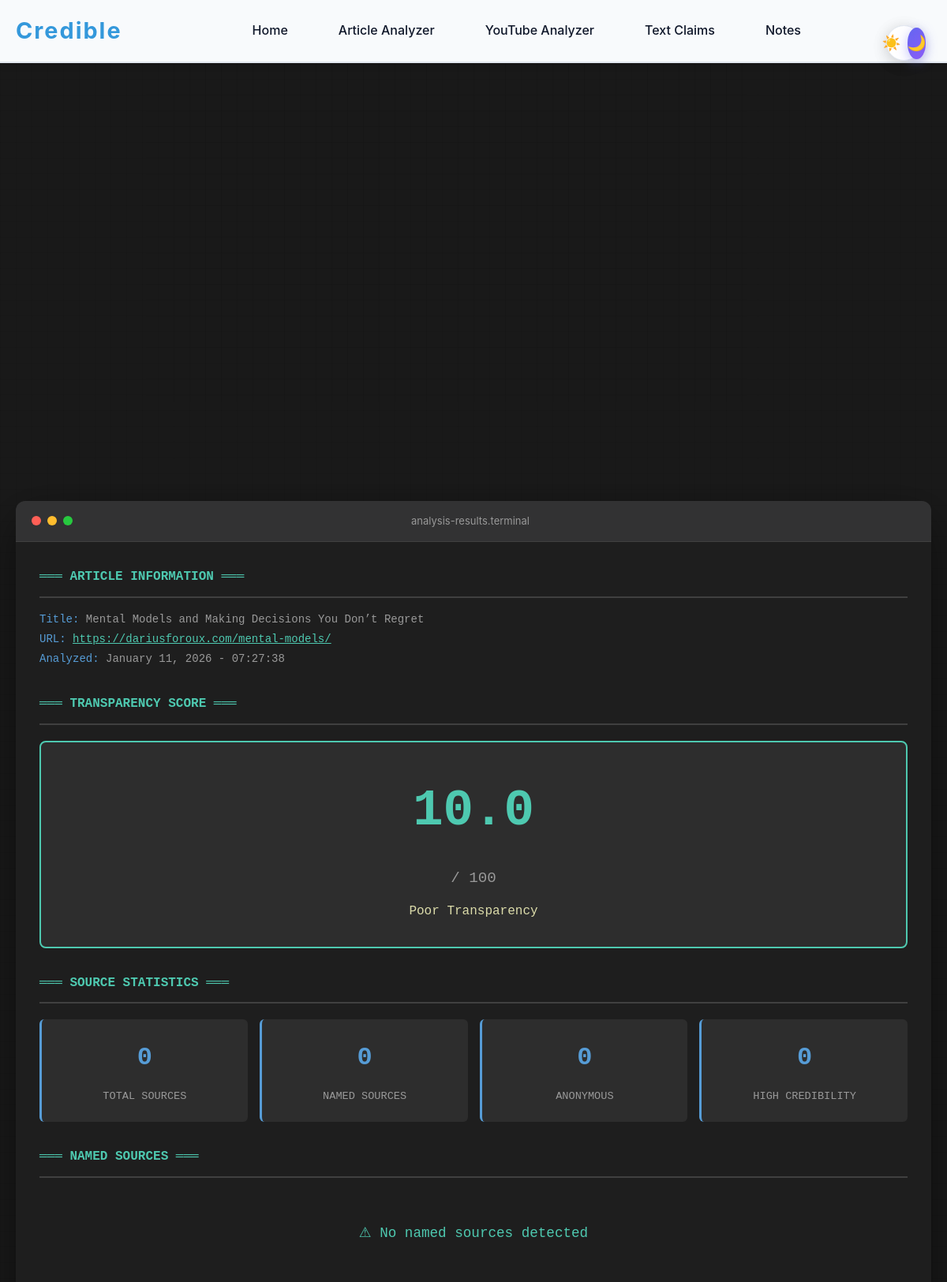
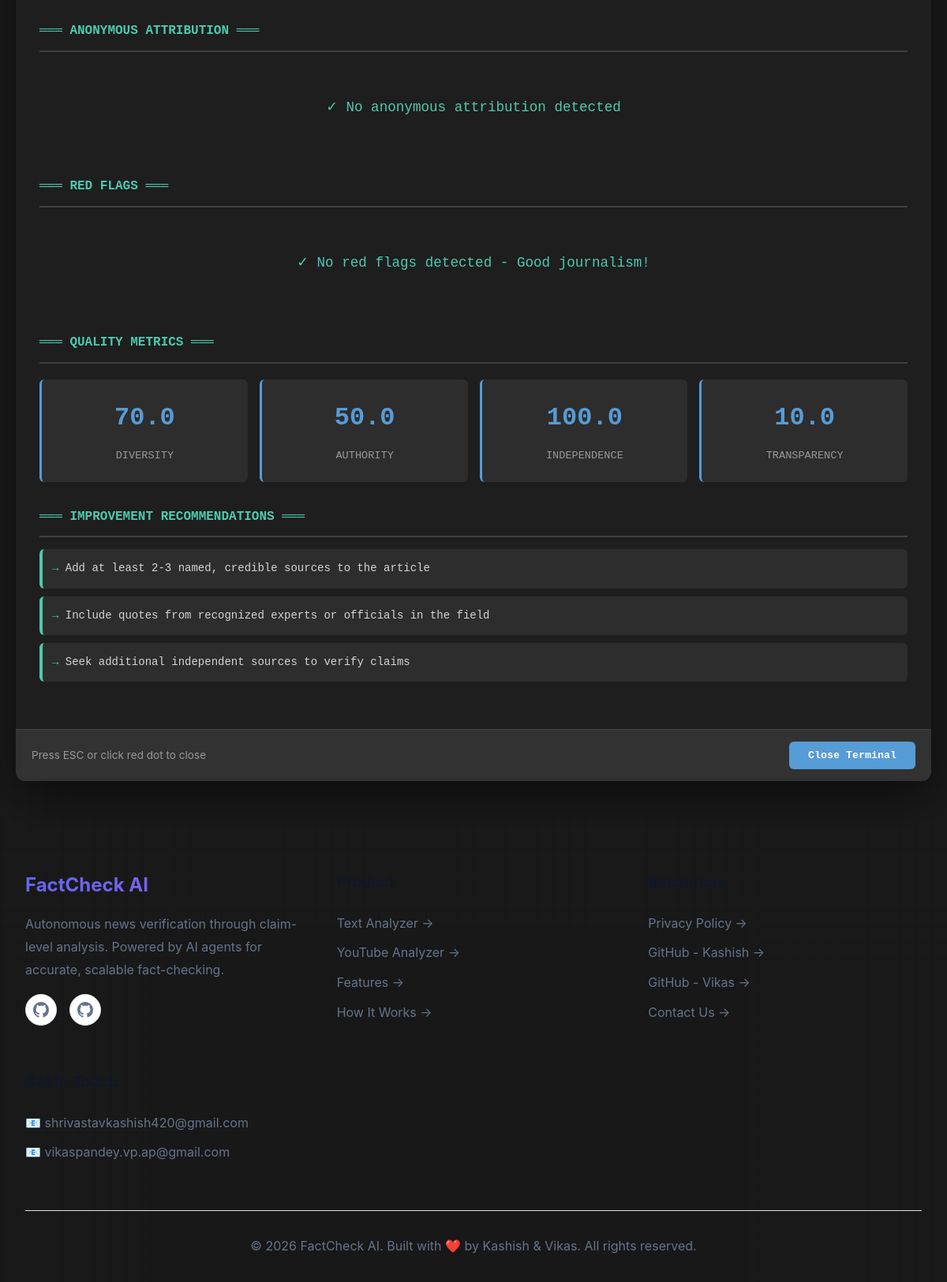
The app's page /analyzer/results/6/ with its own data (2 pictures, top to bottom).
### analyzer/models.py (models this page shows, shortened)
class Article(models.Model):
    title = models.CharField(max_length=500)
    content = models.TextField()
    url = models.URLField(max_length=1000, blank=True, null=True)
    named_sources = models.JSONField(default=list)
    anonymous_phrases = models.JSONField(default=list)
    unique_source_count = models.IntegerField(default=0)
    transparency_score = models.FloatField(default=0.0)
    red_flags = models.JSONField(default=list)
    source_breakdown = models.JSONField(default=dict)
    attribution_patterns = models.JSONField(default=dict)
    analyzed_at = models.DateTimeField(default=timezone.now)
    created_at = models.DateTimeField(auto_now_add=True)
    updated_at = models.DateTimeField(auto_now=True)
    class Meta:
        ordering = ['-analyzed_at']
        verbose_name = 'Article Analysis'
        verbose_name_plural = 'Article Analyses'

### analyzer/views.py (the view)
# urls.py: path('results/<int:article_id>/', views.results, name='results'),
def results(request, article_id):
    article = get_object_or_404(Article, id=article_id)
    score = article.transparency_score
    if score >= 70:
        score_color = 'success'
        score_label = 'Excellent'
    elif score >= 40:
        score_color = 'warning'
        score_label = 'Moderate'
    else:
        score_color = 'danger'
        score_label = 'Poor'
    return render(request, 'results.html', {
        'article': article,
        'score_color': score_color,
        'score_label': score_label
    })

### analyzer/templates/results.html (shortened to what this page needs)
{% extends 'base.html' %}
{% load static %}
{% block content %}
<div class="results-wrapper">
    <div class="terminal-window">
        <div class="terminal-header">
            <div class="terminal-controls">
                <div class="terminal-dot dot-red" onclick="window.location.href='{% url 'analyzer' %}'"></div>
                <div class="terminal-dot dot-yellow"></div>
                <div class="terminal-dot dot-green"></div>
            </div>
            <div class="terminal-title">analysis-results.terminal</div>
        </div>
        <div class="terminal-body">
            <div class="terminal-section">
                <div class="section-header">═══ ARTICLE INFORMATION ═══</div>
                <div style="color: #999;">
                    <div><span style="color: #569cd6;">Title:</span> {{ article.title }}</div>
                    <div><span style="color: #569cd6;">URL:</span>
                        {% if article.url %}
                            <a href="{{ article.url }}" target="_blank" style="color: #4ec9b0;">{{ article.url }}</a>
                        {% else %}
                            N/A
                        {% endif %}
                    </div>
                    <div><span style="color: #569cd6;">Analyzed:</span> {{ article.analyzed_at|date:"F d, Y - H:i:s" }}</div>
                </div>
            </div>
            <div class="terminal-section">
                <div class="section-header">═══ TRANSPARENCY SCORE ═══</div>
                <div class="score-display">
                    <div class="score-number">{{ article.transparency_score }}</div>
                    <div class="score-label">/ 100</div>
                    <div class="score-verdict">{{ score_label }} Transparency</div>
                </div>
            </div>
            <div class="terminal-section">
                <div class="section-header">═══ SOURCE STATISTICS ═══</div>
                <div class="stat-grid">
                    <div class="stat-box">
                        <div class="stat-value">{{ article.source_breakdown.total_sources }}</div>
                        <div class="stat-name">Total Sources</div>
                    </div>
                    <div class="stat-box">
                        <div class="stat-value">{{ article.source_breakdown.named_count }}</div>
                        <div class="stat-name">Named Sources</div>
                    </div>
                    <div class="stat-box">
                        <div class="stat-value">{{ article.source_breakdown.anonymous_count }}</div>
                        <div class="stat-name">Anonymous</div>
                    </div>
                    <div class="stat-box">
                        <div class="stat-value">{{ article.source_breakdown.named_high_credibility }}</div>
                        <div class="stat-name">High Credibility</div>
                    </div>
                </div>
            </div>
            <div class="terminal-section">
                <div class="section-header">═══ NAMED SOURCES ═══</div>
                {% if article.named_sources %}
                    {% for source in article.named_sources %}
                        <div class="source-item">
                            <div class="source-name">{{ source.name }}</div>
                            <div class="source-detail">
                                <div>Position: {{ source.title }}</div>
                                <div>Context: "{{ source.quote_context }}"</div>
                                {% if source.expertise_relevance %}
                                <div style="margin-top: 5px; color: #999;">
                                    Expertise: {{ source.expertise_relevance }}
                                </div>
                                {% endif %}
                            </div>
                            <span class="credibility-tag cred-{{ source.credibility }}">
                                {{ source.credibility }} credibility
                            </span>
                        </div>
                    {% endfor %}
                {% else %}
                    <div class="empty-message">⚠ No named sources detected</div>
                {% endif %}
            </div>
            <div class="terminal-section">
                <div class="section-header">═══ ANONYMOUS ATTRIBUTION ═══</div>
                {% if article.anonymous_phrases %}
                    {% for phrase in article.anonymous_phrases %}
                        <div class="anonymous-item">
                            <div class="anonymous-phrase">
                                → {{ phrase.phrase }}
                                {% if phrase.vagueness_score %}
                                <span style="float: right; color: #dcdcaa; font-size: 0.85rem;">
                                    Vagueness: {{ phrase.vagueness_score }}/10
                                </span>
                                {% endif %}
                            </div>
                            <div class="anonymous-context">...{{ phrase.context }}...</div>
                        </div>
                    {% endfor %}
                {% else %}
                    <div class="empty-message">✓ No anonymous attribution detected</div>
                {% endif %}
            </div>
            <div class="terminal-section">
                <div class="section-header">═══ RED FLAGS ═══</div>
                {% if article.red_flags %}
                    {% for flag in article.red_flags %}
                        <div class="red-flag-item">
                            <div class="flag-header">
                                <span class="flag-severity severity-{{ flag.severity }}">{{ flag.severity }}</span>
                                <span class="flag-name">{{ flag.flag }}</span>
                            </div>
                            <div class="flag-description">
                                {{ flag.description }}
                                {% if flag.recommendation %}
                                <div style="margin-top: 8px; color: #4ec9b0;">
                                    → Fix: {{ flag.recommendation }}
                                </div>
                                {% endif %}
                            </div>
                        </div>
                    {% endfor %}
                {% else %}
                    <div class="empty-message">✓ No red flags detected - Good journalism!</div>
                {% endif %}
            </div>
            {% if article.attribution_patterns.source_quality %}
            <div class="terminal-section">
                <div class="section-header">═══ QUALITY METRICS ═══</div>
                <div class="stat-grid">
                    <div class="stat-box">
                        <div class="stat-value">{{ article.attribution_patterns.source_quality.diversity_score|default:0 }}</div>
                        <div class="stat-name">Diversity</div>
                    </div>
                    <div class="stat-box">
                        <div class="stat-value">{{ article.attribution_patterns.source_quality.authority_score|default:0 }}</div>
                        <div class="stat-name">Authority</div>
                    </div>
                    <div class="stat-box">
                        <div class="stat-value">{{ article.attribution_patterns.source_quality.independence_score|default:0 }}</div>
                        <div class="stat-name">Independence</div>
                    </div>
                    <div class="stat-box">
                        <div class="stat-value">{{ article.attribution_patterns.source_quality.transparency_score|default:0 }}</div>
                        <div class="stat-name">Transparency</div>
                    </div>
                </div>
            </div>
            {% endif %}
            {% if article.attribution_patterns.recommendations %}
            <div class="terminal-section">
                <div class="section-header">═══ IMPROVEMENT RECOMMENDATIONS ═══</div>
                {% for rec in article.attribution_patterns.recommendations %}
                    <div style="background: #2d2d2d; padding: 12px; border-radius: 6px; margin-bottom: 10px; border-left: 4px solid #4ec9b0;">
                        <span style="color: #4ec9b0;">→</span> {{ rec }}
                    </div>
                {% endfor %}
            </div>
            {% endif %}
        </div>
        <div class="terminal-footer">
            <div class="terminal-info">Press ESC or click red dot to close</div>
            <button class="btn-close" onclick="window.location.href='{% url 'analyzer' %}'">
                Close Terminal
            </button>
        </div>
    </div>
</div>
{% endblock %}

### static/css/style.css (style rules this page uses)
:root[data-theme="light"] { --bg-primary: #f5f5f5; --bg-secondary: #ffffff; --text-primary: #2c3e50; --text-secondary: #7f8c8d; --accent-primary: #3498db; --accent-secondary: #2ecc71; --border-color: #dcdcdc; --grid-color: rgba(200, 200, 200, 0.3); --shadow: rgba(0, 0, 0, 0.1); }
* { margin: 0; padding: 0; box-sizing: border-box; }
body { font-family: 'Segoe UI', Tahoma, Geneva, Verdana, sans-serif; background-color: var(--bg-primary); color: var(--text-primary); line-height: 1.6; position: relative; transition: background-color 0.3s ease, color 0.3s ease; }
body::before { content: ''; position: fixed; top: 0; left: 0; width: 100%; height: 100%; background-image: linear-gradient(var(--grid-color) 1px, transparent 1px), linear-gradient(90deg, var(--grid-color) 1px, transparent 1px); background-size: 20px 20px; pointer-events: none; z-index: 0; }

### analyzer/templates/results.html (style rules this page uses)
.results-wrapper { position: fixed; top: 0; left: 0; right: 0; bottom: 0; background: rgba(0, 0, 0, 0.9); display: flex; align-items: center; justify-content: center; padding: 20px; z-index: 1000; animation: fadeIn 0.3s ease; }
.terminal-window { background: #1e1e1e; border-radius: 12px; width: 100%; max-width: 1400px; max-height: 90vh; display: flex; flex-direction: column; box-shadow: 0 20px 60px rgba(0, 0, 0, 0.5); animation: slideUp 0.4s ease; }
.terminal-header { background: #323233; padding: 15px 20px; display: flex; align-items: center; justify-content: space-between; border-bottom: 1px solid #404040; border-radius: 12px 12px 0 0; }
.terminal-controls { display: flex; gap: 8px; }
.terminal-dot { width: 12px; height: 12px; border-radius: 50%; cursor: pointer; }
.dot-red { background: #ff5f56; }
.dot-yellow { background: #ffbd2e; }
.dot-green { background: #27c93f; }
.terminal-title { color: #999; font-size: 13px; flex: 1; text-align: center; }
.terminal-body { flex: 1; padding: 30px; overflow-y: auto; font-family: 'Courier New', monospace; font-size: 14px; line-height: 1.8; color: #d4d4d4; }
.terminal-section { margin-bottom: 30px; }
.section-header { color: #4ec9b0; font-weight: bold; font-size: 16px; margin-bottom: 15px; padding-bottom: 10px; border-bottom: 2px solid #404040; }
.score-display { text-align: center; padding: 30px; margin: 20px 0; background: #2d2d2d; border-radius: 8px; border: 2px solid #4ec9b0; }
.score-number { font-size: 4rem; font-weight: bold; color: #4ec9b0; margin-bottom: 10px; }
.score-label { color: #999; font-size: 1.2rem; }
.score-verdict { color: #dcdcaa; font-size: 1rem; margin-top: 10px; }
.stat-grid { display: grid; grid-template-columns: repeat(4, 1fr); gap: 15px; margin: 20px 0; }
.stat-box { background: #2d2d2d; padding: 20px; border-radius: 6px; text-align: center; border-left: 3px solid #569cd6; }
.stat-value { font-size: 2rem; color: #569cd6; font-weight: bold; }
.stat-name { color: #999; font-size: 0.85rem; margin-top: 8px; text-transform: uppercase; }
.empty-message { text-align: center; padding: 40px; color: #4ec9b0; font-size: 1.1rem; }
.terminal-footer { background: #323233; padding: 15px 20px; border-top: 1px solid #404040; display: flex; justify-content: space-between; align-items: center; border-radius: 0 0 12px 12px; }
.btn-close { background: #569cd6; color: #fff; border: none; padding: 10px 24px; border-radius: 6px; font-weight: bold; cursor: pointer; font-family: 'Courier New', monospace; transition: background 0.2s; }
.terminal-info { color: #999; font-size: 0.85rem; }

### templates/footer.html (style rules this page uses)
:root[data-theme="light"] { --bg-primary: #ffffff; --bg-secondary: #f8fafc; --card-bg: #ffffff; --text-primary: #0f172a; --text-secondary: #64748b; --border-color: #e2e8f0; --shadow: rgba(0, 0, 0, 0.1); }
* { margin: 0; padding: 0; box-sizing: border-box; }
body { font-family: 'Inter', -apple-system, BlinkMacSystemFont, 'Segoe UI', sans-serif; background: var(--bg-primary); color: var(--text-primary); transition: background 0.3s ease, color 0.3s ease; }

### records on screen
Article: title "Mental Models and Making Decisions You Don’t Regret", url "https://dariusforoux.com/mental-models/", analyzed_at "January 11, 2026 - 07:27:38", transparency_score "10.0", source_breakdown.total_sources "0", source_breakdown.named_count "0", source_breakdown.anonymous_count "0", source_breakdown.named_high_credibility "0", attribution_patterns.source_quality.diversity_score "70.0", attribution_patterns.source_quality.authority_score "50.0", attribution_patterns.source_quality.independence_score "100.0", attribution_patterns.source_quality.transparency_score "10.0"

### other values on screen
{{ score_label }} "Poor"
{{ rec }} "Add at least 2-3 named, credible sources to the article" "Include quotes from recognized experts or officials in the field" "Seek additional independent sources to verify claims"
